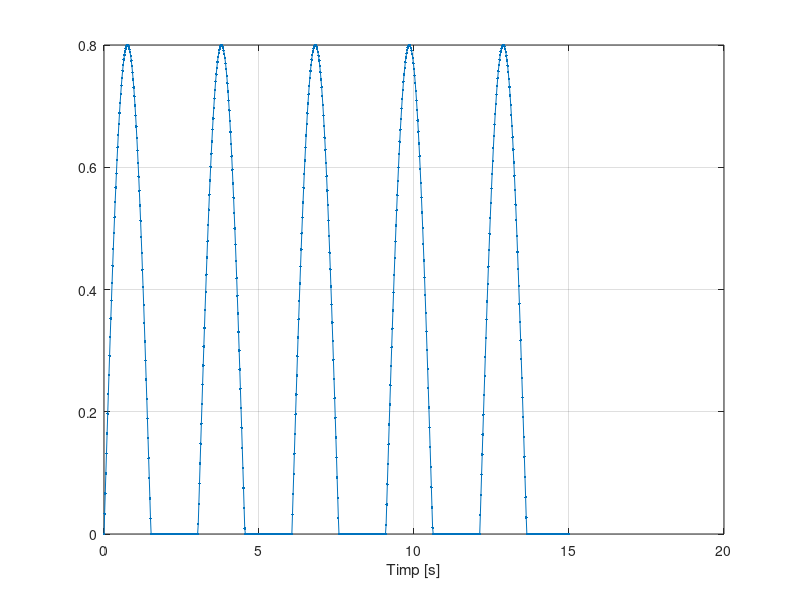

MATLAB code to generate this figure:
F = 0.33;
amplitudine = 0.8;
max_t = 15;
rez_t = 0.02;

t = 0:rez_t:max_t;
s = amplitudine*sin(2*pi*F*t);

contor=1;
while contor <= max_t/rez_t + 1
    if s(contor) < 0
        s(contor) = 0;
    end
    
    contor=contor+1;
end

plot(t,s,'.-'),xlabel('Timp [s]'),grid